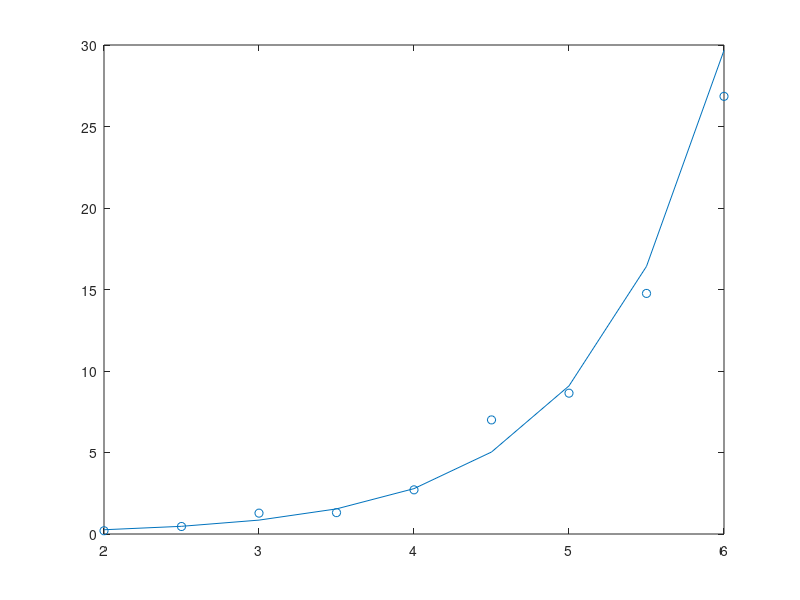

Here is the MATLAB script that generated this plot:
clear all; close all;

x = [2, 2.5, 3, 3.5, 4, 4.5, 5, 5.5, 6]';
y = [0.2, 0.46, 1.28, 1.31, 2.71, 7, 8.64, 14.76, 26.85]';

ln_y = log(y);

X = [ones(size(y)),x];
y_hat = ln_y;

betas = inv(X'*X)*X'*y_hat;

y_val = exp(betas(1))*exp(betas(2)*x);

figure;
plot(x,y_val);
hold on
scatter(x,y);